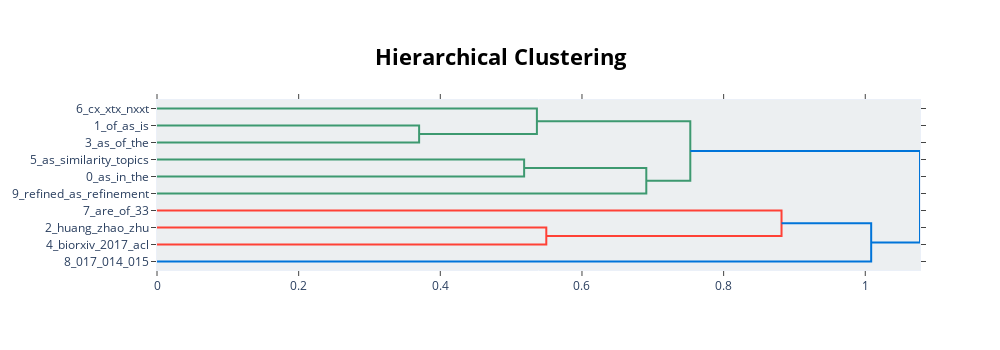

The notebook cell this image was saved under:
### Code cell
topic_model.visualize_hierarchy()

### Figure 1 — Plotly figure (JSON) as saved in the notebook; plotly's stock layout.template omitted (floating-point values rounded to 4 significant figures)
{"data": [{"hoverinfo": "text", "marker": {"color": "rgb(61,153,112)"}, "mode": "lines", "type": "scatter", "x": [0.0, 0.3701, 0.3701, 0.0], "xaxis": "x", "y": [-15.0, -15.0, -25.0, -25.0], "yaxis": "y"}, {"hoverinfo": "text", "marker": {"color": "rgb(61,153,112)"}, "mode": "lines", "type": "scatter", "x": [0.0, 0.5364, 0.5364, 0.3701], "xaxis": "x", "y": [-5.0, -5.0, -20.0, -20.0], "yaxis": "y"}, {"hoverinfo": "text", "marker": {"color": "rgb(61,153,112)"}, "mode": "lines", "type": "scatter", "x": [0.0, 0.5183, 0.5183, 0.0], "xaxis": "x", "y": [-35.0, -35.0, -45.0, -45.0], "yaxis": "y"}, {"hoverinfo": "text", "marker": {"color": "rgb(61,153,112)"}, "mode": "lines", "type": "scatter", "x": [0.5183, 0.6908, 0.6908, 0.0], "xaxis": "x", "y": [-40.0, -40.0, -55.0, -55.0], "yaxis": "y"}, {"hoverinfo": "text", "marker": {"color": "rgb(61,153,112)"}, "mode": "lines", "type": "scatter", "x": [0.5364, 0.753, 0.753, 0.6908], "xaxis": "x", "y": [-12.5, -12.5, -47.5, -47.5], "yaxis": "y"}, {"hoverinfo": "text", "marker": {"color": "rgb(255,65,54)"}, "mode": "lines", "type": "scatter", "x": [0.0, 0.5496, 0.5496, 0.0], "xaxis": "x", "y": [-75.0, -75.0, -85.0, -85.0], "yaxis": "y"}, {"hoverinfo": "text", "marker": {"color": "rgb(255,65,54)"}, "mode": "lines", "type": "scatter", "x": [0.0, 0.8818, 0.8818, 0.5496], "xaxis": "x", "y": [-65.0, -65.0, -80.0, -80.0], "yaxis": "y"}, {"hoverinfo": "text", "marker": {"color": "rgb(0,116,217)"}, "mode": "lines", "type": "scatter", "x": [0.8818, 1.008, 1.008, 0.0], "xaxis": "x", "y": [-72.5, -72.5, -95.0, -95.0], "yaxis": "y"}, {"hoverinfo": "text", "marker": {"color": "rgb(0,116,217)"}, "mode": "lines", "type": "scatter", "x": [0.753, 1.077, 1.077, 1.008], "xaxis": "x", "y": [-30.0, -30.0, -83.75, -83.75], "yaxis": "y"}], "layout": {"autosize": false, "height": 350, "hoverlabel": {"bgcolor": "white", "font": {"family": "Rockwell", "size": 16}}, "hovermode": "closest", "plot_bgcolor": "#ECEFF1", "showlegend": false, "title": {"font": {"color": "Black", "size": 22}, "text": "<b>Hierarchical Clustering</b>", "x": 0.5, "xanchor": "center", "yanchor": "top"}, "width": 1000, "xaxis": {"mirror": "allticks", "rangemode": "tozero", "showgrid": false, "showline": true, "showticklabels": true, "ticks": "outside", "type": "linear", "zeroline": false}, "yaxis": {"mirror": "allticks", "range": [-100, 0], "rangemode": "tozero", "showgrid": false, "showline": true, "showticklabels": true, "tickmode": "array", "ticks": "outside", "ticktext": ["6_cx_xtx_nxxt", "1_of_as_is", "3_as_of_the", "5_as_similarity_topics", "0_as_in_the", "9_refined_as_refinement", "7_are_of_33", "2_huang_zhao_zhu", "4_biorxiv_2017_acl", "8_017_014_015"], "tickvals": [-5, -15, -25, -35, -45, -55, -65, -75, -85, -95], "type": "linear", "zeroline": false}}}
